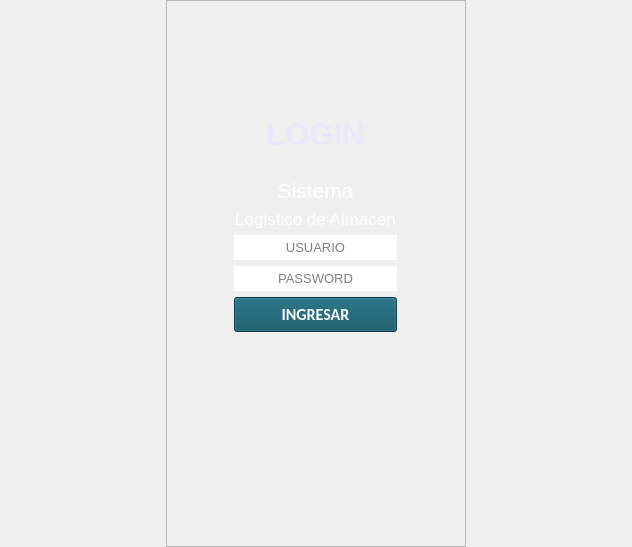
<?xml version="1.0" encoding="UTF-8"?>
<ui version="4.0">
 <class>Login</class>
 <widget class="QMainWindow" name="Login">
  <property name="geometry">
   <rect>
    <x>0</x>
    <y>0</y>
    <width>632</width>
    <height>547</height>
   </rect>
  </property>
  <property name="sizePolicy">
   <sizepolicy hsizetype="Preferred" vsizetype="Preferred">
    <horstretch>0</horstretch>
    <verstretch>0</verstretch>
   </sizepolicy>
  </property>
  <property name="font">
   <font>
    <family>Calibri</family>
   </font>
  </property>
  <property name="focusPolicy">
   <enum>Qt::WheelFocus</enum>
  </property>
  <property name="windowTitle">
   <string>Login</string>
  </property>
  <widget class="QWidget" name="centralwidget">
   <layout class="QHBoxLayout" name="horizontalLayout">
    <property name="spacing">
     <number>0</number>
    </property>
    <property name="leftMargin">
     <number>0</number>
    </property>
    <property name="topMargin">
     <number>0</number>
    </property>
    <property name="rightMargin">
     <number>0</number>
    </property>
    <property name="bottomMargin">
     <number>0</number>
    </property>
    <item>
     <spacer name="horizontalSpacer_2">
      <property name="orientation">
       <enum>Qt::Horizontal</enum>
      </property>
      <property name="sizeHint" stdset="0">
       <size>
        <width>163</width>
        <height>20</height>
       </size>
      </property>
     </spacer>
    </item>
    <item>
     <widget class="QFrame" name="frame">
      <property name="minimumSize">
       <size>
        <width>300</width>
        <height>0</height>
       </size>
      </property>
      <property name="maximumSize">
       <size>
        <width>381</width>
        <height>16777215</height>
       </size>
      </property>
      <property name="frameShape">
       <enum>QFrame::StyledPanel</enum>
      </property>
      <property name="frameShadow">
       <enum>QFrame::Raised</enum>
      </property>
      <layout class="QVBoxLayout" name="verticalLayout_4">
       <property name="spacing">
        <number>0</number>
       </property>
       <property name="leftMargin">
        <number>0</number>
       </property>
       <property name="topMargin">
        <number>0</number>
       </property>
       <property name="rightMargin">
        <number>0</number>
       </property>
       <property name="bottomMargin">
        <number>0</number>
       </property>
       <item>
        <spacer name="verticalSpacer_4">
         <property name="orientation">
          <enum>Qt::Vertical</enum>
         </property>
         <property name="sizeHint" stdset="0">
          <size>
           <width>20</width>
           <height>40</height>
          </size>
         </property>
        </spacer>
       </item>
       <item>
        <widget class="QFrame" name="verticalFrame_2">
         <property name="minimumSize">
          <size>
           <width>0</width>
           <height>352</height>
          </size>
         </property>
         <property name="maximumSize">
          <size>
           <width>381</width>
           <height>390</height>
          </size>
         </property>
         <property name="styleSheet">
          <string notr="true">background: rgb(85, 170, 255);
QPushButton
{
color: rgb(255, 255, 255);
background-color: rgb(8, 80, 97);
}
QPushButton::hover
{
color: rgb(255, 255, 255);
	background-color: rgb(45, 131, 118);
}</string>
         </property>
         <layout class="QHBoxLayout" name="horizontalLayout_3">
          <item>
           <widget class="QFrame" name="horizontalFrame">
            <property name="minimumSize">
             <size>
              <width>181</width>
              <height>0</height>
             </size>
            </property>
            <property name="maximumSize">
             <size>
              <width>181</width>
              <height>16777215</height>
             </size>
            </property>
            <layout class="QVBoxLayout" name="verticalLayout_2">
             <item>
              <widget class="QLabel" name="label">
               <property name="maximumSize">
                <size>
                 <width>16777215</width>
                 <height>65</height>
                </size>
               </property>
               <property name="palette">
                <palette>
                 <active>
                  <colorrole role="WindowText">
                   <brush brushstyle="SolidPattern">
                    <color alpha="255">
                     <red>235</red>
                     <green>230</green>
                     <blue>250</blue>
                    </color>
                   </brush>
                  </colorrole>
                  <colorrole role="Button">
                   <brush brushstyle="SolidPattern">
                    <color alpha="255">
                     <red>85</red>
                     <green>170</green>
                     <blue>255</blue>
                    </color>
                   </brush>
                  </colorrole>
                  <colorrole role="Text">
                   <brush brushstyle="SolidPattern">
                    <color alpha="255">
                     <red>235</red>
                     <green>230</green>
                     <blue>250</blue>
                    </color>
                   </brush>
                  </colorrole>
                  <colorrole role="ButtonText">
                   <brush brushstyle="SolidPattern">
                    <color alpha="255">
                     <red>235</red>
                     <green>230</green>
                     <blue>250</blue>
                    </color>
                   </brush>
                  </colorrole>
                  <colorrole role="Base">
                   <brush brushstyle="SolidPattern">
                    <color alpha="255">
                     <red>85</red>
                     <green>170</green>
                     <blue>255</blue>
                    </color>
                   </brush>
                  </colorrole>
                  <colorrole role="Window">
                   <brush brushstyle="SolidPattern">
                    <color alpha="255">
                     <red>85</red>
                     <green>170</green>
                     <blue>255</blue>
                    </color>
                   </brush>
                  </colorrole>
                 </active>
                 <inactive>
                  <colorrole role="WindowText">
                   <brush brushstyle="SolidPattern">
                    <color alpha="255">
                     <red>235</red>
                     <green>230</green>
                     <blue>250</blue>
                    </color>
                   </brush>
                  </colorrole>
                  <colorrole role="Button">
                   <brush brushstyle="SolidPattern">
                    <color alpha="255">
                     <red>85</red>
                     <green>170</green>
                     <blue>255</blue>
                    </color>
                   </brush>
                  </colorrole>
                  <colorrole role="Text">
                   <brush brushstyle="SolidPattern">
                    <color alpha="255">
                     <red>235</red>
                     <green>230</green>
                     <blue>250</blue>
                    </color>
                   </brush>
                  </colorrole>
                  <colorrole role="ButtonText">
                   <brush brushstyle="SolidPattern">
                    <color alpha="255">
                     <red>235</red>
                     <green>230</green>
                     <blue>250</blue>
                    </color>
                   </brush>
                  </colorrole>
                  <colorrole role="Base">
                   <brush brushstyle="SolidPattern">
                    <color alpha="255">
                     <red>85</red>
                     <green>170</green>
                     <blue>255</blue>
                    </color>
                   </brush>
                  </colorrole>
                  <colorrole role="Window">
                   <brush brushstyle="SolidPattern">
                    <color alpha="255">
                     <red>85</red>
                     <green>170</green>
                     <blue>255</blue>
                    </color>
                   </brush>
                  </colorrole>
                 </inactive>
                 <disabled>
                  <colorrole role="WindowText">
                   <brush brushstyle="SolidPattern">
                    <color alpha="255">
                     <red>235</red>
                     <green>230</green>
                     <blue>250</blue>
                    </color>
                   </brush>
                  </colorrole>
                  <colorrole role="Button">
                   <brush brushstyle="SolidPattern">
                    <color alpha="255">
                     <red>85</red>
                     <green>170</green>
                     <blue>255</blue>
                    </color>
                   </brush>
                  </colorrole>
                  <colorrole role="Text">
                   <brush brushstyle="SolidPattern">
                    <color alpha="255">
                     <red>235</red>
                     <green>230</green>
                     <blue>250</blue>
                    </color>
                   </brush>
                  </colorrole>
                  <colorrole role="ButtonText">
                   <brush brushstyle="SolidPattern">
                    <color alpha="255">
                     <red>235</red>
                     <green>230</green>
                     <blue>250</blue>
                    </color>
                   </brush>
                  </colorrole>
                  <colorrole role="Base">
                   <brush brushstyle="SolidPattern">
                    <color alpha="255">
                     <red>85</red>
                     <green>170</green>
                     <blue>255</blue>
                    </color>
                   </brush>
                  </colorrole>
                  <colorrole role="Window">
                   <brush brushstyle="SolidPattern">
                    <color alpha="255">
                     <red>85</red>
                     <green>170</green>
                     <blue>255</blue>
                    </color>
                   </brush>
                  </colorrole>
                 </disabled>
                </palette>
               </property>
               <property name="font">
                <font>
                 <pointsize>23</pointsize>
                 <weight>75</weight>
                 <bold>true</bold>
                </font>
               </property>
               <property name="styleSheet">
                <string notr="true">color: rgb(235, 230, 250);</string>
               </property>
               <property name="text">
                <string>LOGIN</string>
               </property>
               <property name="alignment">
                <set>Qt::AlignCenter</set>
               </property>
              </widget>
             </item>
             <item>
              <widget class="QLabel" name="label_3">
               <property name="maximumSize">
                <size>
                 <width>180</width>
                 <height>180</height>
                </size>
               </property>
               <property name="autoFillBackground">
                <bool>false</bool>
               </property>
               <property name="frameShape">
                <enum>QFrame::NoFrame</enum>
               </property>
               <property name="frameShadow">
                <enum>QFrame::Plain</enum>
               </property>
               <property name="text">
                <string/>
               </property>
               <property name="pixmap">
                <pixmap>imagenes/venta.png</pixmap>
               </property>
              </widget>
             </item>
             <item>
              <widget class="QLabel" name="label_2">
               <property name="font">
                <font>
                 <pointsize>16</pointsize>
                 <weight>50</weight>
                 <bold>false</bold>
                </font>
               </property>
               <property name="styleSheet">
                <string notr="true">color: rgb(255, 255, 255);</string>
               </property>
               <property name="text">
                <string>Sistema</string>
               </property>
               <property name="alignment">
                <set>Qt::AlignCenter</set>
               </property>
              </widget>
             </item>
             <item>
              <widget class="QLabel" name="label_4">
               <property name="font">
                <font>
                 <pointsize>13</pointsize>
                </font>
               </property>
               <property name="styleSheet">
                <string notr="true">color: rgb(255, 255, 255);</string>
               </property>
               <property name="text">
                <string>Logistico de Almacen</string>
               </property>
               <property name="alignment">
                <set>Qt::AlignCenter</set>
               </property>
              </widget>
             </item>
             <item>
              <widget class="QLineEdit" name="txtUsuario">
               <property name="minimumSize">
                <size>
                 <width>0</width>
                 <height>25</height>
                </size>
               </property>
               <property name="maximumSize">
                <size>
                 <width>16777215</width>
                 <height>31</height>
                </size>
               </property>
               <property name="font">
                <font>
                 <pointsize>10</pointsize>
                </font>
               </property>
               <property name="focusPolicy">
                <enum>Qt::ClickFocus</enum>
               </property>
               <property name="acceptDrops">
                <bool>true</bool>
               </property>
               <property name="styleSheet">
                <string notr="true">background-color: rgb(255, 255, 255);
border: 0;
</string>
               </property>
               <property name="frame">
                <bool>false</bool>
               </property>
               <property name="alignment">
                <set>Qt::AlignCenter</set>
               </property>
               <property name="placeholderText">
                <string>USUARIO</string>
               </property>
              </widget>
             </item>
             <item>
              <widget class="QLineEdit" name="txtPassword">
               <property name="minimumSize">
                <size>
                 <width>0</width>
                 <height>25</height>
                </size>
               </property>
               <property name="maximumSize">
                <size>
                 <width>16777215</width>
                 <height>31</height>
                </size>
               </property>
               <property name="font">
                <font>
                 <pointsize>10</pointsize>
                </font>
               </property>
               <property name="focusPolicy">
                <enum>Qt::ClickFocus</enum>
               </property>
               <property name="styleSheet">
                <string notr="true">background-color: rgb(255, 255, 255);
border: 0;</string>
               </property>
               <property name="alignment">
                <set>Qt::AlignCenter</set>
               </property>
               <property name="placeholderText">
                <string>PASSWORD</string>
               </property>
              </widget>
             </item>
             <item>
              <widget class="QPushButton" name="btnIniciar">
               <property name="minimumSize">
                <size>
                 <width>0</width>
                 <height>35</height>
                </size>
               </property>
               <property name="maximumSize">
                <size>
                 <width>16777215</width>
                 <height>35</height>
                </size>
               </property>
               <property name="font">
                <font>
                 <family>Calibri</family>
                 <pointsize>12</pointsize>
                 <weight>75</weight>
                 <bold>true</bold>
                </font>
               </property>
               <property name="styleSheet">
                <string notr="true">QPushButton
{
color: rgb(255, 255, 255);
background-color: rgb(8, 80, 97);
}
QPushButton::hover
{
color: rgb(255, 255, 255);
	background-color: rgb(45, 131, 118);
}</string>
               </property>
               <property name="text">
                <string>INGRESAR</string>
               </property>
              </widget>
             </item>
             <item>
              <spacer name="verticalSpacer">
               <property name="orientation">
                <enum>Qt::Vertical</enum>
               </property>
               <property name="sizeHint" stdset="0">
                <size>
                 <width>20</width>
                 <height>40</height>
                </size>
               </property>
              </spacer>
             </item>
            </layout>
           </widget>
          </item>
         </layout>
        </widget>
       </item>
       <item>
        <widget class="QFrame" name="verticalFrame_3">
         <layout class="QVBoxLayout" name="verticalLayout_3">
          <item>
           <spacer name="verticalSpacer_3">
            <property name="orientation">
             <enum>Qt::Vertical</enum>
            </property>
            <property name="sizeHint" stdset="0">
             <size>
              <width>20</width>
              <height>40</height>
             </size>
            </property>
           </spacer>
          </item>
         </layout>
        </widget>
       </item>
      </layout>
     </widget>
    </item>
    <item>
     <spacer name="horizontalSpacer">
      <property name="orientation">
       <enum>Qt::Horizontal</enum>
      </property>
      <property name="sizeHint" stdset="0">
       <size>
        <width>163</width>
        <height>20</height>
       </size>
      </property>
     </spacer>
    </item>
   </layout>
  </widget>
 </widget>
 <resources/>
 <connections/>
</ui>
